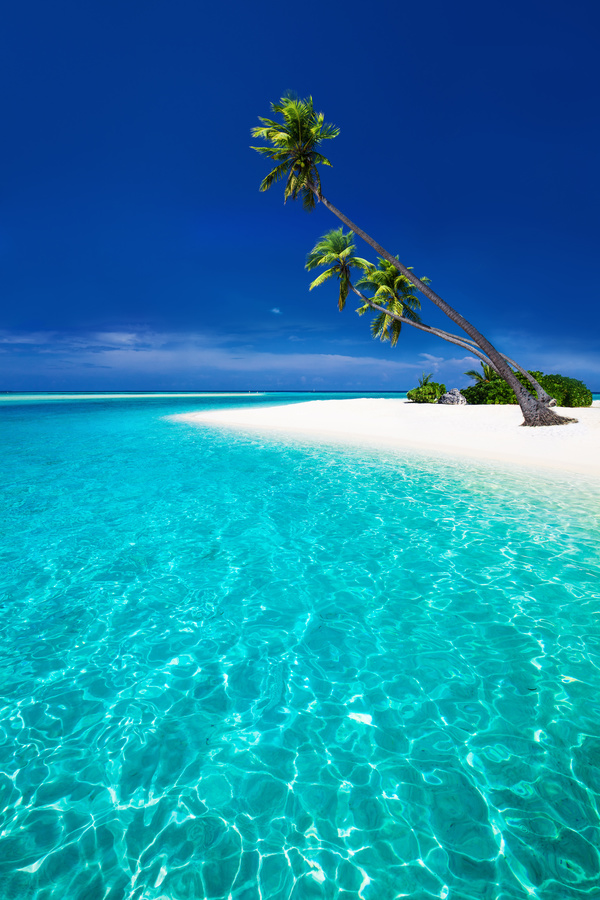
#> input picture class_notes/Day-3/data/beach-blue.jpg, 600 x 900 px, found by its file name
$ jupyter execute image_processing.ipynb
#> lines starting #> are read from the running program, lines starting #| are printed output that depends on the picture
[cell 1]
import numpy as np
import cv2
import matplotlib.pyplot as plt

[cell 2]
bgr_img = cv2.imread(r"D:\Learning\CV\Krishnaik_live\class_notes\Day-3\data\beach-blue.jpg")
#> bgr_img is the input picture: shape (900, 600, 3); mean B, G, R 171.4, 135.3, 24
rgb_img = cv2.cvtColor(bgr_img, cv2.COLOR_BGR2GRAY)
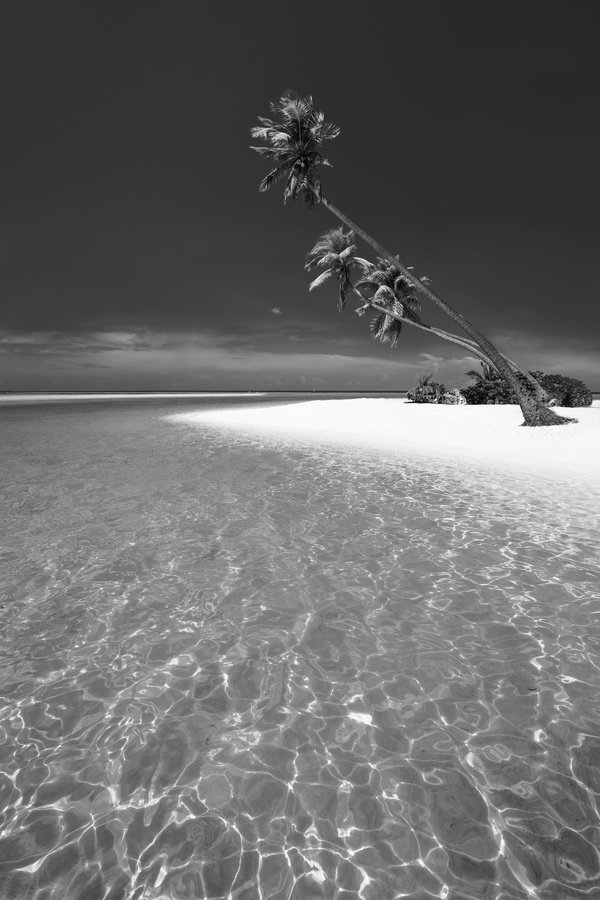
#> rgb_img: shape (900, 600); min 0, max 255, mean 106.1

[cell 3]
def show_image(img, img_title="Image"):
    cv2.imshow(img_title, img)
    cv2.waitKey(0)
    cv2.destroyAllWindows()

[cell 4]
show_image(bgr_img,"BGR_img")

[cell 5]
kernel=np.array([[0, -1, 0],
                 [-1, 5, -1],
                 [0, -1, 0]])

[cell 6]
def apply_filter(img, filter):
    b, g, r = cv2.split(img)
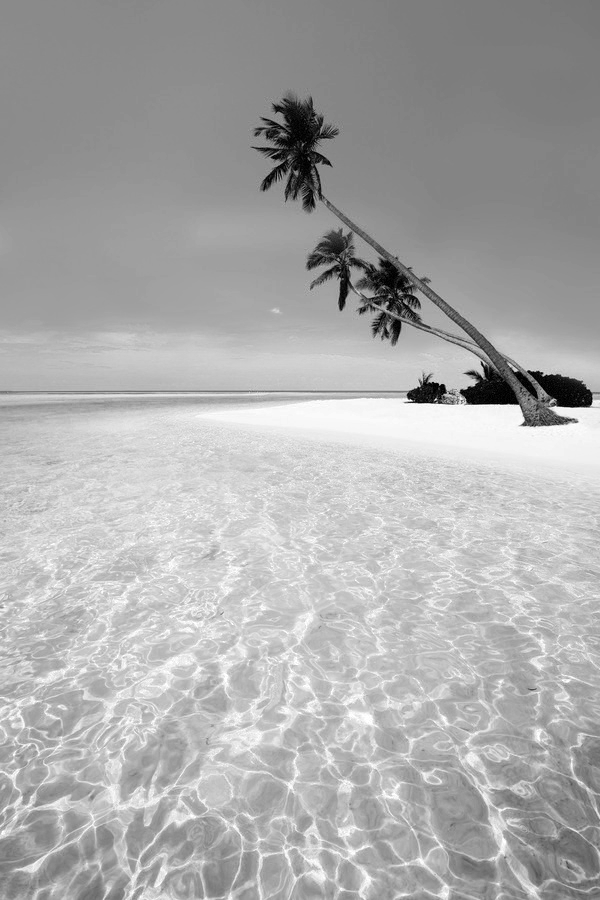
#> b: shape (900, 600); min 0, max 255, mean 171.4
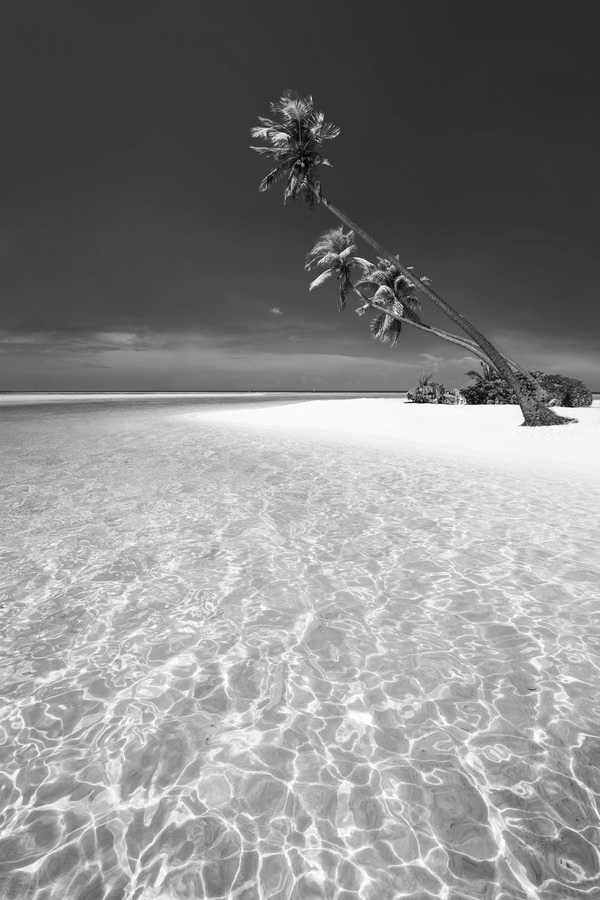
#> g: shape (900, 600); min 0, max 255, mean 135.3
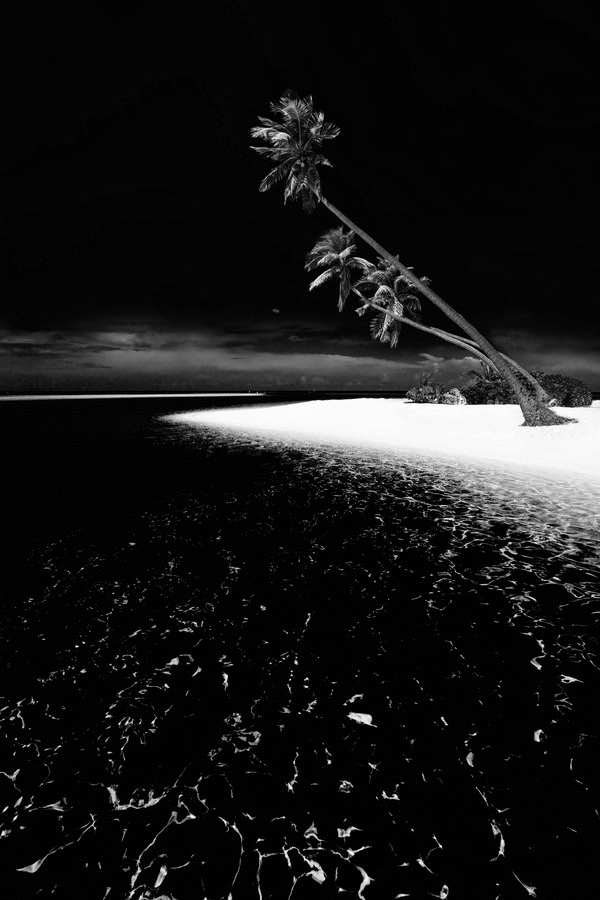
#> r: shape (900, 600); min 0, max 255, mean 24
    new_b = cv2.filter2D(b, -1, kernel=filter)
    new_g = cv2.filter2D(g, -1, kernel=filter)
    new_r = cv2.filter2D(r, -1, kernel=filter)
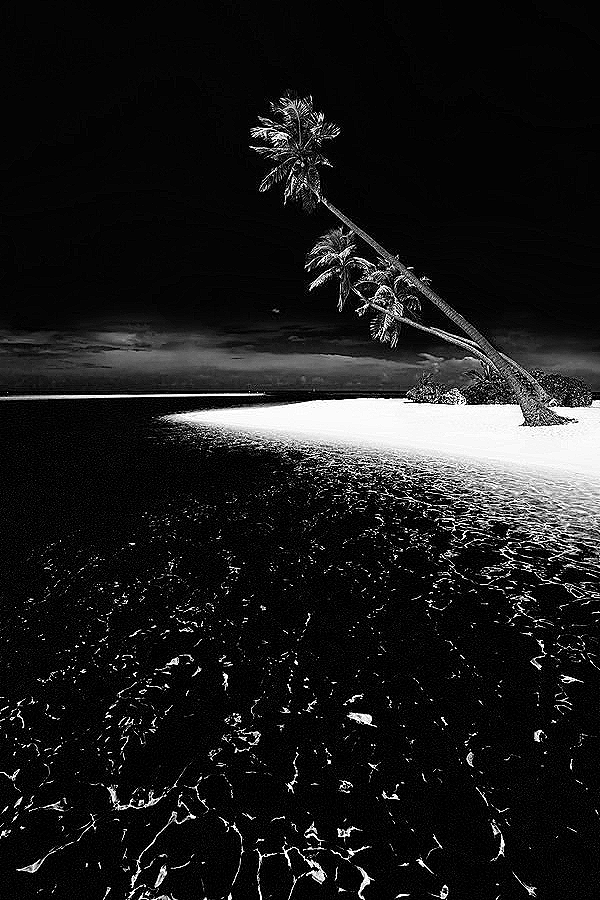
#> new_r: shape (900, 600); min 0, max 255, mean 27.9
    return cv2.merge([new_b, new_g, new_r])
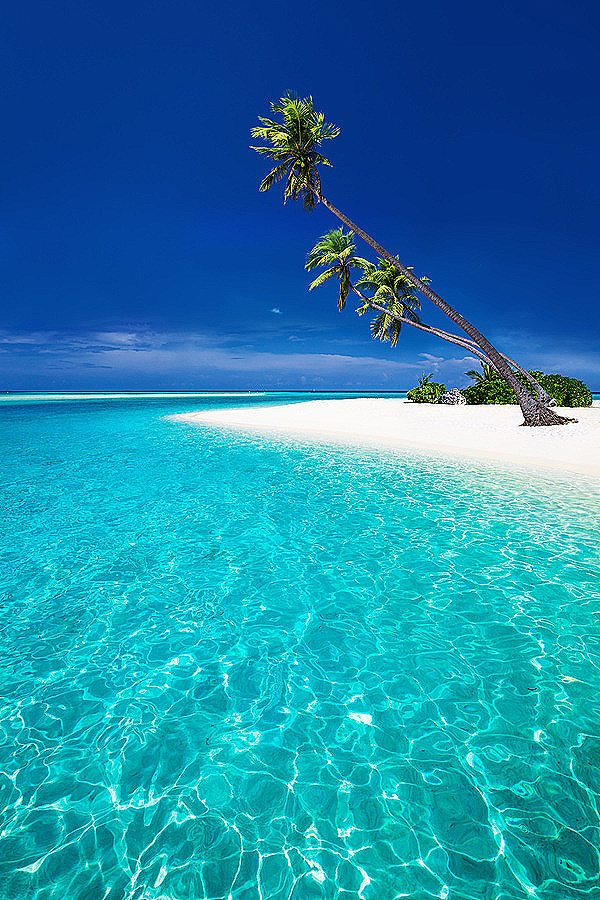
#> returned value: shape (900, 600, 3); mean of channels 0, 1, 2 170.9, 134.4, 27.9; drawn as B, G, R

[cell 7]
filtered_img = apply_filter(bgr_img, kernel)

[cell 8]
show_image(filtered_img)
